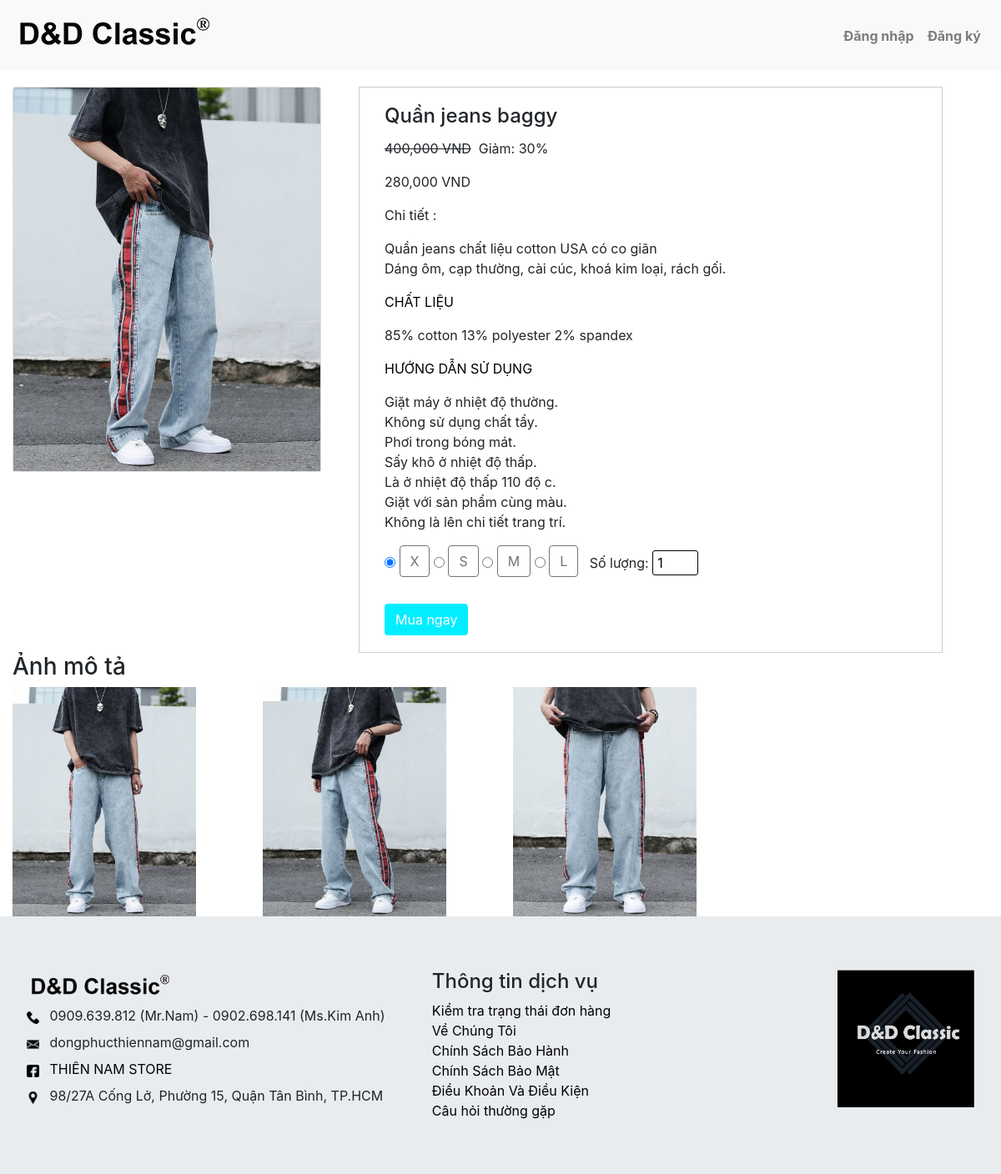
The app's page /?pages=chitietsanpham&sanpham=21 with its own data.
### tables this page shows
CREATE TABLE `product` (
  `id_product` int(11) NOT NULL,
  `id_danh_muc` int(11) NOT NULL,
  `ten_sanpham` varchar(100) NOT NULL,
  `anh_sanpham` varchar(255) NOT NULL,
  `soluong` int(11) NOT NULL,
  `gia_sanpham` float NOT NULL,
  `gia_khuyenmai` float DEFAULT NULL,
  `chitiet` text NOT NULL
);

CREATE TABLE `img_product` (
  `id_img_product` int(11) NOT NULL,
  `id_product` int(11) NOT NULL,
  `anh_mota` varchar(255) NOT NULL
);

### include/chitiet.php (the view, shortened to what this page needs)
<?php
if (isset($_GET['sanpham'])) {
    $id_product = $_GET['sanpham'];
    $product = mysqli_query($conn, "SELECT * FROM product WHERE id_product = '$id_product'");
    $sanpham = mysqli_fetch_assoc($product);
    $img_pro = mysqli_query($conn, "SELECT * FROM img_product WHERE id_product = $id_product");
}
?>
<br>
    <div class="container-fluid">
        <div class="row mtt">
            <div class="col-md-4">
                <div class="card text-left">
                    <img id="zoom" class="card-img-top" src="uploads/<?php echo $sanpham['anh_sanpham'] ?>" alt="">
                </div>
            </div>
            <div class="col-md-7 ml bdb">
                <div class="card-body-ml-auto">
                    <h4 class="card-title"><?php echo $sanpham['ten_sanpham'] ?></h4>
                    <?php if ($sanpham['gia_khuyenmai'] > 0) { ?>
                        <p>
                            <span><del><?php echo number_format($sanpham['gia_sanpham']) ?> VND</del></span>&nbsp; Giảm:
                            <?php $khuyenmai = 100 - (($sanpham['gia_khuyenmai']) / ($sanpham['gia_sanpham']) * 100) ?>
                            <?php echo number_format($khuyenmai) ?>%
                        </p>
                        <p>
                            <span><?php echo number_format($sanpham['gia_khuyenmai']) ?> VND</span>
                        </p>
                    <?php } ?>
                    <p class="card-text">Chi tiết :<span><?php echo $sanpham['chitiet'] ?></span></p>
                    <?php if (isset($user['name'])) { ?>
                    <form action="?pages=giohang" method="POST">
                        <input checked type="radio" id="sizex" value="X" name="size">
                        <label for="sizex" class="btn btn-outline-secondary ">X</label>
                        <input type="radio" id="sizes" value="S" name="size">
                        <label for="sizes" class="btn btn-outline-secondary ">S</label>
                        <input type="radio" id="sizem" value="M" name="size">
                        <label for="sizem" class="btn btn-outline-secondary ">M</label>
                        <input type="radio" id="sizel" value="L" name="size">
                        <label for="sizel" class="btn btn-outline-secondary ">L</label>
                        <?php foreach ($product as $key => $value); ?>
                        &nbsp;&nbsp;
                        <br>
                        Số lượng: <input class="quantity" type="number" value="1" name="quantity" class="dk1" min="1" max="<?php echo $sanpham['soluong'] ?>">
                        <input type="hidden" name="id_product" value="<?php echo $sanpham['id_product'] ?>" />
                        <?php if (isset($user['id'])) { ?>
                            <input type="hidden" name="id_user" value="<?php echo $user['id'] ?>" />
                        <?php   } else { ?>
                        <?php } ?>
                        <input type="hidden" name="ten_sanpham" value="<?php echo $sanpham['ten_sanpham'] ?>" />
                        <input type="hidden" name="anh_sanpham" value="<?php echo $sanpham['anh_sanpham'] ?>" />
                        <input type="hidden" name="gia_sanpham" value="<?php if ($sanpham['gia_khuyenmai'] > 0) {
                                                                            echo $gia_sanpham = $sanpham['gia_khuyenmai'];
                                                                        } else {
                                                                            echo  $gia_sanpham = $sanpham['gia_sanpham'];
                                                                        }; ?>" />
                        <br><br>
                        <?php if ($value['soluong'] > 0) { ?>
                        <?php } else { ?>
                            <a class="btn btn-secondary disabled" href="">Hết hàng !</a>
                        <?php }  ?>
                        <?php if (isset($user['name']) && ($value['soluong'] > 0)) { ?>
                            <input value="Mua ngay" class="btn btn-secondary" name="muangay" type="submit">
                            <input value="thêm vào giỏ hàng" class="btn btn-secondary" name="themgiohang" type="submit" onclick="return alert('Thêm sản phẩm <?php echo $value['ten_sanpham'] ?> vào giỏ');">
                    </form>
                        <?php } else { ?>
                        <?php } ?>
                </div>
            </div>
        </div>
    </div>
<?php } else { ?>
                    <form action="?pages=muangay" method="POST">
                        <input checked type="radio" id="sizex" value="X" name="size">
                        <label onclick=" click_size()" id="1" for="sizex" class="btn btn-outline-secondary 1 ">X</label>
                        <input  type="radio" id="sizes" value="S" name="size">
                        <label onclick=" click_size()" for="sizes" class="btn btn-outline-secondary 1 ">S</label>
                        <input type="radio" id="sizem" value="M" name="size">
                        <label onclick=" click_size()" for="sizem" class="btn btn-outline-secondary 1 ">M</label>
                        <input type="radio" id="sizel" value="L" name="size">
                        <label onclick=" click_size()" for="sizel" class="btn btn-outline-secondary 1 ">L</label>
                        <?php foreach ($product as $key => $value); ?>
                        &nbsp;&nbsp;Số lượng: <input class="quantity" type="number" value="1" name="quantity" min="1" max="<?php echo $sanpham['soluong'] ?>">
                        <br><br>
                        <?php if ($value['soluong'] > 0) { ?>
                            <input value="Mua ngay" class="btn btn-secondary" name="mua_ngay" type="submit">
                        <?php } else { ?>
                            <a class="btn btn-secondary disabled" href="">Hết hàng !</a>
                        <?php }  ?>
                    </form>
                </div>
            </div>
        </div>
        <?php } ?>
        <h3 class="hp">Ảnh mô tả</h3>
        <div class="row ne">
            <?php foreach ($img_pro as $key => $value) {   ?>
                <div class="col-sm-3 mb1">
                    <img src="uploads/<?php echo $value['anh_mota'] ?>" width="220px" alt="">
                </div>
            <?php } ?>
        </div>
    </div>

### css/style-index.css (style rules this page uses)
* { margin: 0; padding: 0; }
a { color: black; }
.quantity { width: 55px; border: none; border-radius: 3px; padding: 5px; height: 30px; border: 1px solid black; }
.bdb { border: 1px solid #ccc; padding: 20px 30px; }
.mtt { margin-top: 80px; }
.ml { margin-left: 30px; }

### records on screen
product: anh_sanpham (picture), ten_sanpham "Quần jeans baggy", gia_sanpham "400,000", khuyenmai "30", gia_khuyenmai "280,000", chitiet "Quần jeans chất liệu cotton USA có co giãn Dáng ôm, cạp thường, cài cúc, khoá kim loại, rách gối. CHẤT LIỆU 85% cotton 13% polyester 2% spandex HƯỚNG DẪN SỬ DỤNG Giặt máy ở nhiệt độ thường. Không sử dụng chất tẩy. Phơi trong bóng mát. Sấy khô ở nhiệt độ thấp. Là ở nhiệt độ thấp 110 độ c. Giặt với sản phẩm cùng màu. Không là lên chi tiết trang trí."
img_product: anh_mota (picture)
img_product: anh_mota (picture)
img_product: anh_mota (picture)
